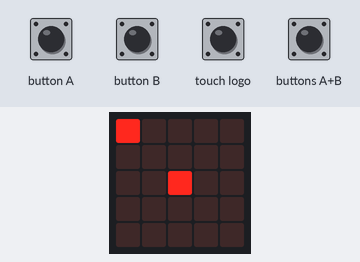
The program below on a simulated BBC micro:bit (MakeCode). Shown: the board's 5×5 LED display. The test bench sets the inputs (shaded band). Random numbers come from a fixed seed.

Above: at 1.2 s.
1.3 s: button A pressed for 0.15 s
At 2.0 s:
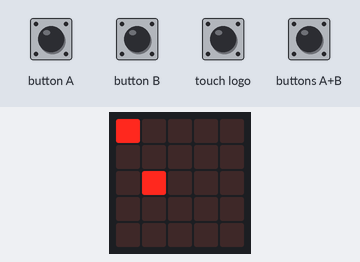
2.9 s: touch logo pressed for 0.15 s
At 4.2 s:
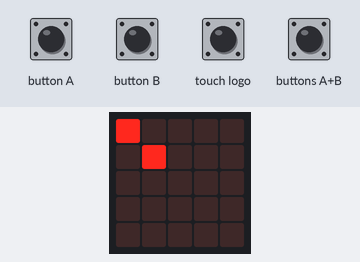
4.5 s: button B pressed for 0.15 s
At 5.6 s:
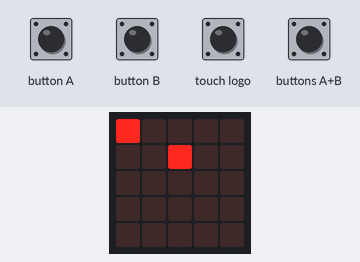
6.1 s: button B pressed for 0.15 s
At 6.8 s:
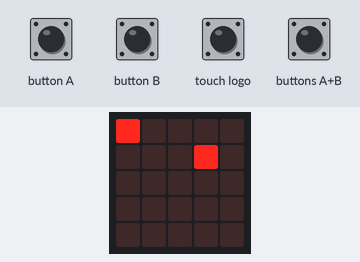
7.7 s: buttons A+B pressed for 0.15 s
At 9.0 s:
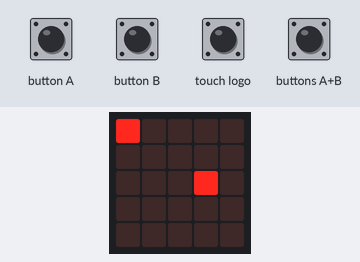
9.3 s: buttons A+B pressed for 1 s
At 11.7 s:
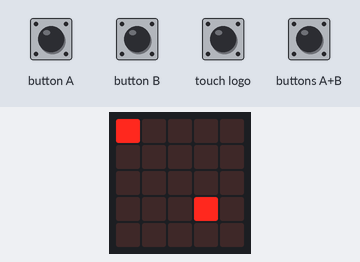
Timing chart, 0 to 12.8 s (numbered marks = the images above; inputs shaded):
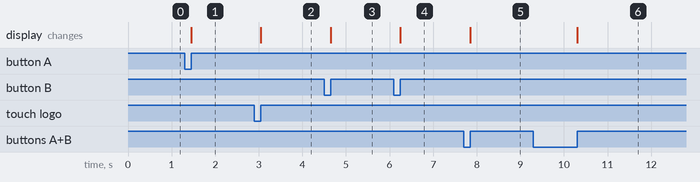

Measured:
- after the input at 1.3 s, the display: changes after 0.15 s (image 1)
- after the input at 2.9 s, the display: changes after 0.15 s (image 2)
- after the input at 4.5 s, the display: changes after 0.15 s (image 3)
- after the input at 6.1 s, the display: changes after 0.15 s (image 4)
- after the input at 7.7 s, the display: changes after 0.15 s (image 5)
- after the input at 9.3 s, the display: changes after 1.0 s (image 6)

The program:

main.ts
```typescript
input.onButtonPressed(Button.A, function () {
    hrac.change(LedSpriteProperty.X, -1)
})
input.onLogoEvent(TouchButtonEvent.Pressed, function () {
    hrac.change(LedSpriteProperty.Y, -1)
})
input.onButtonPressed(Button.AB, function () {
    hrac.change(LedSpriteProperty.Y, 1)
})
input.onButtonPressed(Button.B, function () {
    hrac.change(LedSpriteProperty.X, 1)
})
let hrac: game.LedSprite = null
radio.setGroup(1)
hrac = game.createSprite(2, 2)
let zombie = game.createSprite(0, 0)
game.setScore(0)
basic.forever(function () {
    if (hrac.isTouching(zombie)) {
        zombie.set(LedSpriteProperty.X, randint(0, 4))
        zombie.set(LedSpriteProperty.Y, randint(0, 4))
        game.addScore(1)
        basic.pause(500)
        basic.showNumber(game.score())
        basic.pause(500)
    }
})
```

test.ts
```typescript
// Tady jsou testy. Při použití tohoto balíčku jako rozšíření nebude zkompilováno.
```
